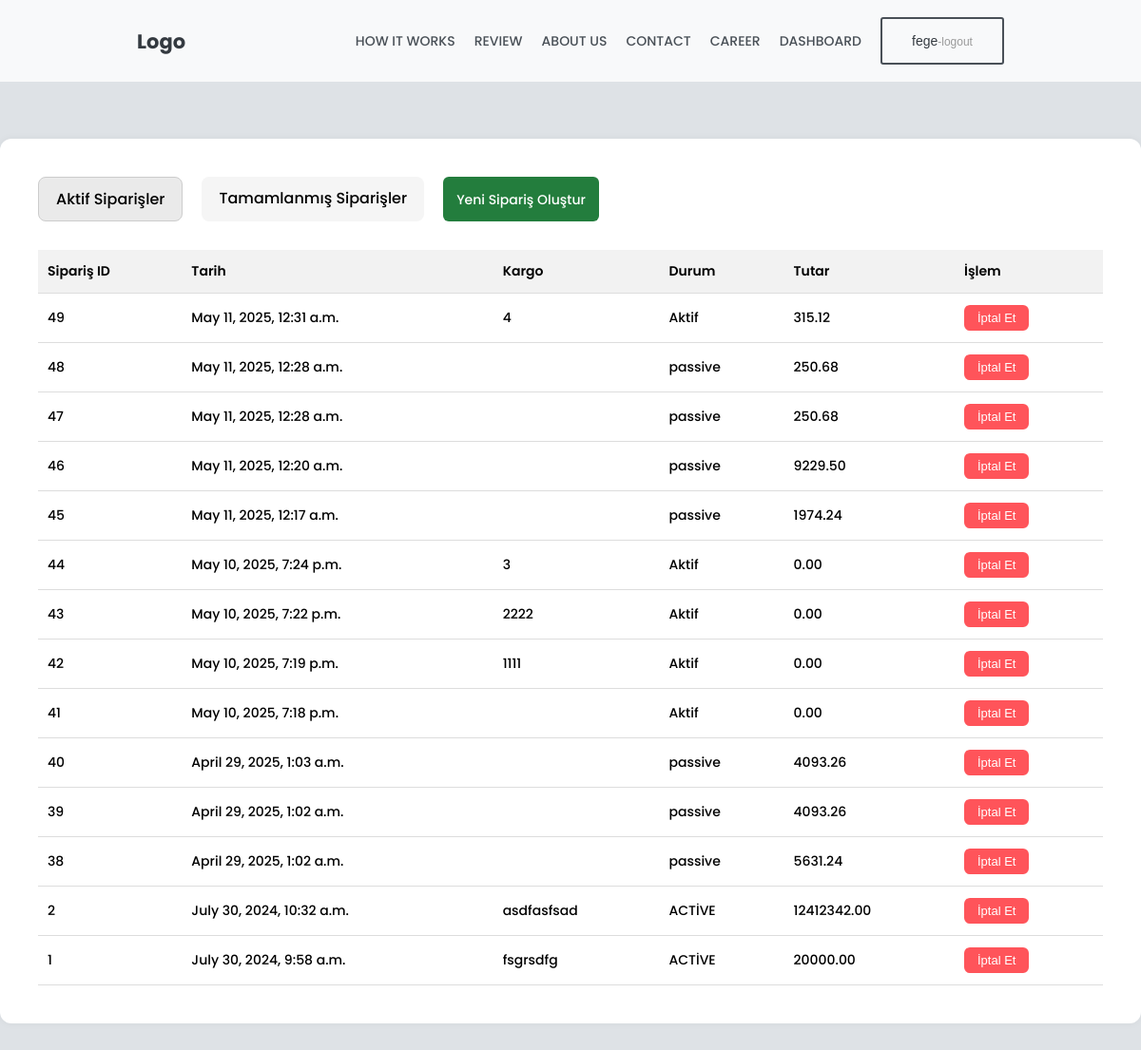
Before: /user/dashboard/ (signed in) with the older database file.
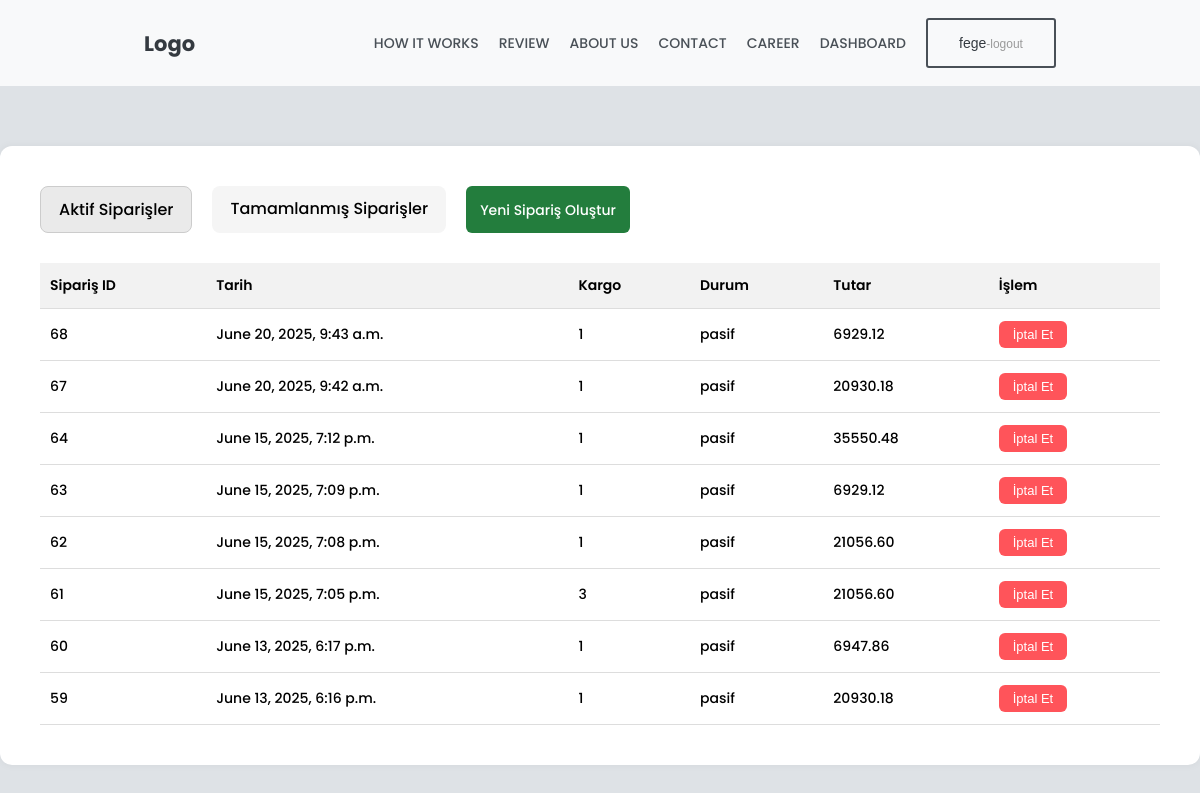
After: the same page with the newer database file.
### order/models.py (models this page shows, shortened)
class Order(models.Model):
    order_code = models.CharField(max_length=10, default=uuid.uuid4, unique=True, editable=False)
    customer = models.ForeignKey("auth.User", on_delete=models.CASCADE)
    truck = models.ForeignKey(Truck, on_delete= models.SET_NULL, null= True, blank= True, related_name="orders")
    status = models.CharField(max_length=30) # Sipariş aktif,pasif,tamamlanmış,iptal...
    price = models.DecimalField(max_digits= 12, decimal_places= 2)
    creation_date = models.DateTimeField(default=timezone.now)

class Cargo(models.Model):
    order = models.OneToOneField(Order, on_delete=models.CASCADE, related_name='cargo')
    type = models.CharField(max_length=30) # elma,armut,tabak taşınacak maddenin ismi /// opsiyonel
    weight = models.IntegerField()
    height = models.IntegerField()
    width =models.IntegerField()
    length = models.IntegerField()
    image = models.ImageField(upload_to='cargo_images',blank=True,null=True)

### user/views.py (the view)
# urls.py: path('dashboard/', views.DashboardView, name= "dashboard"),
def DashboardView(request):
    if request.user.is_authenticated:
        orders = Order.objects.filter(customer= request.user).order_by("-creation_date")
        if orders:
            context = {'orders':orders}
        else:
            context = {'orders':[]}
    else:
        return redirect('index')
    return render(request,"user/dashboard.html", {"orders": orders})

### templates/user/dashboard.html
{% extends "included/layout.html" %}
{% load static %}
{% block body %}
    <div class="dashboard-container">
        <div class="dashboard-tabs">
            <div class="dashboard-tab active">Aktif Siparişler</div>
            <div class="dashboard-tab">Tamamlanmış Siparişler</div>
            <a href="{% url 'order:create-order' %}" class="create-btn">Yeni Sipariş Oluştur</a>
        </div>
        <table class="order-table">
            <thead>
                <tr>
                    <th>Sipariş ID</th>
                    <th>Tarih</th>
                    <th>Kargo</th>
                    <th>Durum</th>
                    <th>Tutar</th>
                    <th>İşlem</th>
                </tr>
            </thead>
            <tbody>
                {% for order in orders %}
                <tr>
                    <td>{{ order.id }}</td>
                    <td>{{ order.creation_date }}</td>
                    <td>{{ order.cargo.type }}</td>
                    <td>{{ order.status }}</td>
                    <td>{{ order.price }}</td>
                    <td><form method="POST" action="">{% csrf_token %}
                        <button class="cancel-btn" type="submit">İptal Et</button>
                    </form></td>
                </tr>
                {% endfor %}
            </tbody>
        </table>
    </div>
{% endblock body %}

### templates/included/layout.html (shortened to what this page needs)
<!DOCTYPE html>
{% load static %}
<html lang="en">
<head>
    <link rel="stylesheet" href="{% static 'css/style.css' %}">
    <link rel="stylesheet" href="{% static 'css/autocomplete.css' %}">
</head>
<body>
    <header>
        <div class="navbar">
            <div id="logo">
                <h2> <a href="{%  url 'index' %}">Logo</a></h2>
            </div>
            <ul class="nav-links">
                <li><a href="#Aboutus">HOW IT WORKS</a></li>
                <li><a href="#Contact">REVIEW</a></li>
                <li><a href="#Contact">ABOUT US</a></li>
                <li><a href="#Contact">CONTACT</a></li>
                <li><a href="#Contact">CAREER</a></li>
                {% if user.is_authenticated %}
                    <li><a href="{% url 'user:dashboard' %}">DASHBOARD</a></li>
                {% endif %}
                <li>
                    {% if user.is_authenticated %}
                        <a href="{%  url 'user:logout' %}">
                            <button id="nav-btn">{{user.username}}<span style="color:rgb(154, 154, 154);font-size:12px;">-logout</span></button>
                        </a>
                    {% else %}
                        <a href="{%  url 'user:login' %}">
                            <button id="nav-btn"><span style="color: rgb(154, 154, 154);">Login</span>/Register</button>
                        </a>
                    {% endif %}
                </li>
            </ul>
        </div>
    </header>
    {% block body %}
    {% endblock %}
</body>
</html>

### static/css/style.css (style rules this page uses)
html { scroll-behavior: smooth; }
* { padding:0; margin: 0; box-sizing: border-box; list-style: none; text-decoration: none; }
body { font-family: "Poppins", serif; font-weight: 500; font-style: normal; background-color: #dee2e6; }
button { cursor: pointer; }
header { top: 0; width: 100%; }
#logo h2 a { color: #343a40; }
.navbar { display: flex; gap: 100px; position: sticky; top: 0; justify-content: space-between; align-items: center; margin: 0 auto; height: 86px; width: 100%; padding: 0 12%; background-color: #f8f9fa; font-size: 14px; }
.nav-links { text-decoration: none; list-style: none; display: flex; align-items: center; }
.nav-links li a { margin-left: 20px; color: #495057; border-radius: 5px; transition: all .3s ease-in-out; padding: 30px 0 30px 0; }
.nav-links li:last-child a { background: none; padding: 0px; }
#nav-btn { border: 2px solid #495057; padding: 10px; border-radius: 3px; color: #343a40; background-color: rgba(255, 0, 0, 0); cursor: pointer; width: 130px; height: 50px; font-size: 14px!important; }
.dashboard-container { max-width: 1200px; margin: 60px auto; padding: 40px; background-color: #ffffff; border-radius: 12px; box-shadow: 0 0 8px rgba(0, 0, 0, 0.05); font-family: 'Poppins', sans-serif; }
.dashboard-tabs { display: flex; gap: 20px; margin-bottom: 30px; }
.dashboard-tab { padding: 10px 18px; background-color: #f5f5f5; border-radius: 8px; cursor: pointer; font-weight: 500; transition: all 0.2s ease; }
.dashboard-tab.active { background-color: #eaeaea; border: 1px solid #ccc; }
.order-table { width: 100%; border-collapse: collapse; font-size: 14px; }
.order-table th, .order-table td { text-align: left; padding: 12px 10px; border-bottom: 1px solid #ddd; }
.order-table th { background-color: #f2f2f2; font-weight: 600; }
.cancel-btn { padding: 6px 14px; background-color: #ff545a; color: #fff; border: none; border-radius: 6px; cursor: pointer; font-size: 13px; transition: all 0.2s ease; }
.create-btn { padding: 6px 14px; background-color: #237d3d; color: #fff; border: none; border-radius: 6px; cursor: pointer; font-size: 14px; line-height: 1; display: inline-flex; align-items: center; justify-content: center; transition: all 0.2s ease; }

Changed rows visible on the page:
removed Order: id "49", creation_date "May 11, 2025, 12:31 a.m.", cargo.type "4", status "Aktif", price "315.12"
removed Order: id "48", creation_date "May 11, 2025, 12:28 a.m.", status "passive", price "250.68"
removed Order: id "47", creation_date "May 11, 2025, 12:28 a.m.", status "passive", price "250.68"
removed Order: id "46", creation_date "May 11, 2025, 12:20 a.m.", status "passive", price "9229.50"
removed Order: id "45", creation_date "May 11, 2025, 12:17 a.m.", status "passive", price "1974.24"
removed Order: id "44", creation_date "May 10, 2025, 7:24 p.m.", cargo.type "3", status "Aktif", price "0.00"
removed Order: id "43", creation_date "May 10, 2025, 7:22 p.m.", cargo.type "2222", status "Aktif", price "0.00"
removed Order: id "42", creation_date "May 10, 2025, 7:19 p.m.", cargo.type "1111", status "Aktif", price "0.00"
removed Order: id "41", creation_date "May 10, 2025, 7:18 p.m.", status "Aktif", price "0.00"
removed Order: id "40", creation_date "April 29, 2025, 1:03 a.m.", status "passive", price "4093.26"
removed Order: id "39", creation_date "April 29, 2025, 1:02 a.m.", status "passive", price "4093.26"
removed Order: id "38", creation_date "April 29, 2025, 1:02 a.m.", status "passive", price "5631.24"
removed Order: id "2", creation_date "July 30, 2024, 10:32 a.m.", cargo.type "asdfasfsad", status "ACTİVE", price "12412342.00"
removed Order: id "1", creation_date "July 30, 2024, 9:58 a.m.", cargo.type "fsgrsdfg", status "ACTİVE", price "20000.00"
added Order: id "68", creation_date "June 20, 2025, 9:43 a.m.", cargo.type "1", status "pasif", price "6929.12"
added Order: id "67", creation_date "June 20, 2025, 9:42 a.m.", cargo.type "1", status "pasif", price "20930.18"
added Order: id "64", creation_date "June 15, 2025, 7:12 p.m.", cargo.type "1", status "pasif", price "35550.48"
added Order: id "63", creation_date "June 15, 2025, 7:09 p.m.", cargo.type "1", status "pasif", price "6929.12"
added Order: id "62", creation_date "June 15, 2025, 7:08 p.m.", cargo.type "1", status "pasif", price "21056.60"
added Order: id "61", creation_date "June 15, 2025, 7:05 p.m.", cargo.type "3", status "pasif", price "21056.60"
added Order: id "60", creation_date "June 13, 2025, 6:17 p.m.", cargo.type "1", status "pasif", price "6947.86"
added Order: id "59", creation_date "June 13, 2025, 6:16 p.m.", cargo.type "1", status "pasif", price "20930.18"
